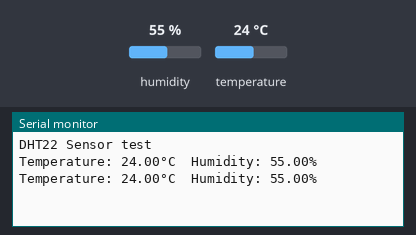
This sketch was run on a simulated Arduino Uno, built with avr-gcc and run on an emulated ATmega328P. On the bench: the last lines printed to the serial monitor. The test bench sets the inputs (shaded band); at power-on: humidity 55 %, temperature 24 °C.

Above: at 2.8 s.
2.9 s: humidity set to 22 %
At 4.6 s:
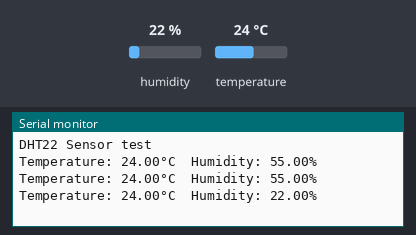
5.6 s: temperature set to 12 °C
At 7.5 s:
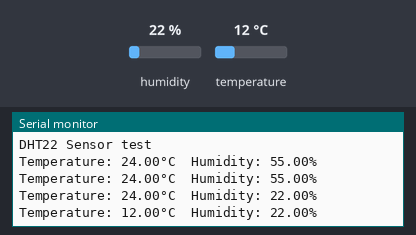
8.3 s: humidity set to 40 %
At 11.0 s:
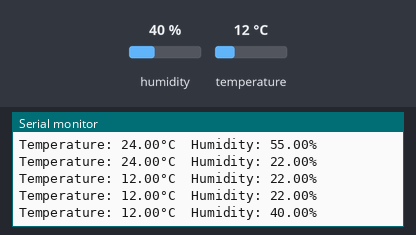
Timing chart, 0 to 12.5 s (numbered marks = the images above; inputs shaded):
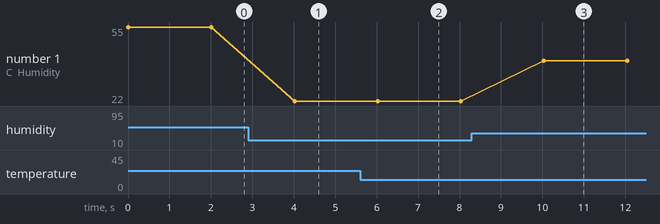

Measured:
- after the input at 2.9 s, the serial monitor: prints a new line after 1.1 s (image 1)
- after the input at 5.6 s, the serial monitor: prints a new line after 0.43 s (image 2)
- after the input at 8.3 s, the serial monitor: prints a new line after 1.7 s (image 3)
- plotted number 1: 22 → 40 after the input at 8.3 s

The sketch:

DHT22TestCodePass.ino
```cpp
#include <DHT.h>

#define DHTPIN 4
#define DHTTYPE DHT22

DHT dht(DHTPIN, DHTTYPE);

void setup() {
  Serial.begin(115200);
  dht.begin();
  Serial.println("DHT22 Sensor test");
}

void loop() {
  // reading temperature AND humidity from DHT22
  float temperature = dht.readTemperature();
  float humidity = dht.readHumidity();

  // are readings ok?
  if (isnan(temperature) || isnan(humidity)) {
    Serial.println("DHT22 sensor failure!!");
  } else {
    Serial.print("Temperature: ");
    Serial.print(temperature);
    Serial.print("°C  Humidity: ");
    Serial.print(humidity);
    Serial.println("%");
  }

  delay(2000); // waiting two seconds delay
}
```
